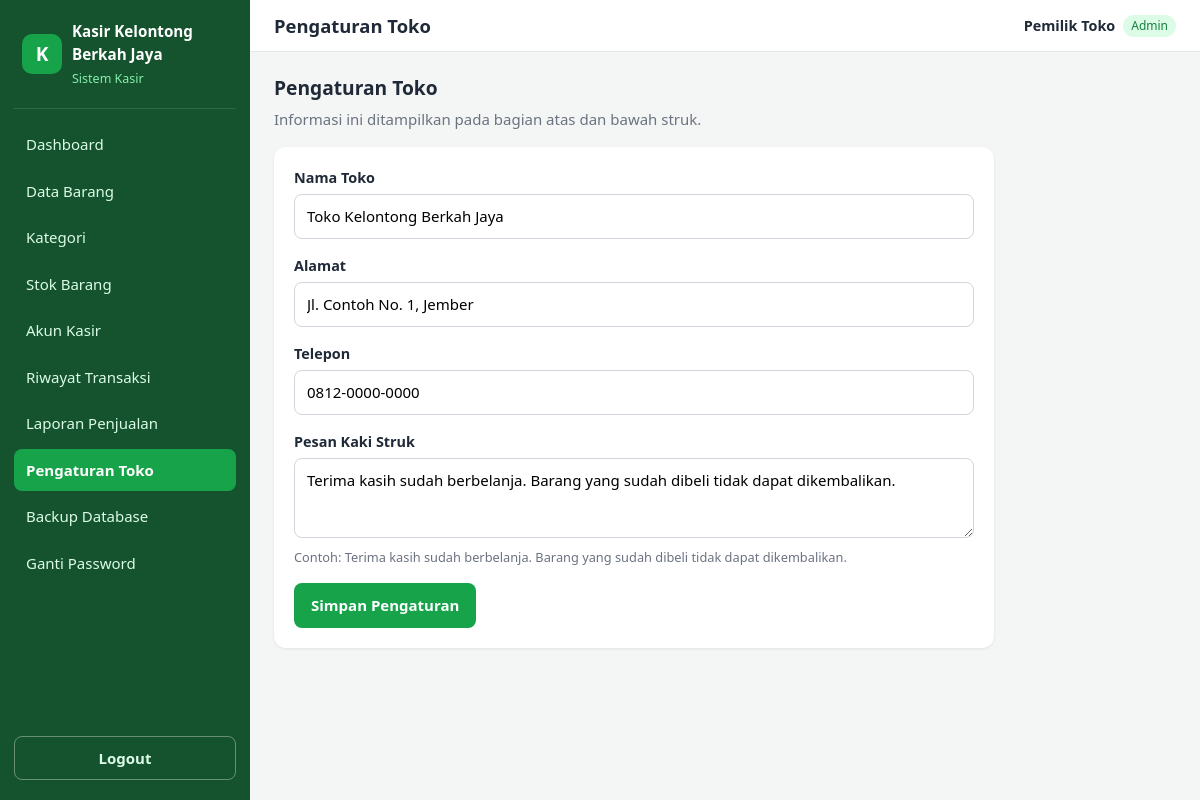
The app's page /admin/pengaturan.php (signed in) with its own data.
### tables this page shows
CREATE TABLE users (
    id INT UNSIGNED NOT NULL AUTO_INCREMENT,
    username VARCHAR(50) NOT NULL,
    password VARCHAR(255) NOT NULL,  
    nama_lengkap VARCHAR(100) NOT NULL,
    role ENUM('admin', 'kasir') NOT NULL DEFAULT 'kasir',
    is_active TINYINT(1) NOT NULL DEFAULT 1,
    created_at DATETIME NOT NULL DEFAULT CURRENT_TIMESTAMP,
    updated_at DATETIME NULL ON UPDATE CURRENT_TIMESTAMP,
    PRIMARY KEY (id),
    CONSTRAINT uq_users_username UNIQUE (username)
);

CREATE TABLE store_settings (
    id TINYINT UNSIGNED NOT NULL DEFAULT 1,
    nama_toko VARCHAR(100) NOT NULL,
    alamat VARCHAR(255) NULL,
    telepon VARCHAR(30) NULL,
    pesan_struk VARCHAR(255) NULL,
    updated_at DATETIME NULL ON UPDATE CURRENT_TIMESTAMP,
    PRIMARY KEY (id),
    CONSTRAINT chk_settings_singleton CHECK (id = 1)
);

### includes/functions.php (called while the page is built, shortened)
<?php
function e(mixed $value): string
{
    return htmlspecialchars((string) $value, ENT_QUOTES | ENT_SUBSTITUTE, 'UTF-8');
}
function url(string $path = ''): string
{
    return APP_BASE_PATH . '/' . ltrim($path, '/');
}

### config/database.php (called while the page is built, shortened)
<?php
function db(): PDO
{
    static $pdo = null;
    if ($pdo instanceof PDO) {
        return $pdo;
    }
    $dsn = 'mysql:host=' . DB_HOST . ';dbname=' . DB_NAME . ';charset=' . DB_CHARSET;
    $options = [
        PDO::ATTR_ERRMODE            => PDO::ERRMODE_EXCEPTION,
        PDO::ATTR_DEFAULT_FETCH_MODE => PDO::FETCH_ASSOC,
        PDO::ATTR_EMULATE_PREPARES   => false,
    ];
    try {
        $pdo = new PDO($dsn, DB_USER, DB_PASS, $options);
    } catch (PDOException $e) {
        error_log('[DB] Koneksi gagal: ' . $e->getMessage());
        http_response_code(500);
        exit('Koneksi database gagal. Pastikan MySQL di Laragon sudah berjalan dan pengaturan di config/database.php sudah benar.');
    }
    return $pdo;
}

### includes/auth.php (called while the page is built, shortened)
<?php
function current_user(): ?array
{
    static $cache = null;
    if ($cache !== null) {
        return $cache;
    }
    $id = $_SESSION['user_id'] ?? null;
    $stmt = db()->prepare(
        'SELECT id, username, nama_lengkap, role, is_active
           FROM users
          WHERE id = ?
          LIMIT 1'
    );
    $stmt->execute([(int) $id]);
    $row = $stmt->fetch();
    $cache = $row;
    return $cache;
}
function is_logged_in(): bool
{
    return current_user() !== null;
}
function require_login(): void
{
    if (!is_logged_in()) {
        $expired = !empty($_SESSION['session_expired']);
        unset($_SESSION['session_expired']);
        set_flash('info', $expired
            ? 'Sesi Anda berakhir karena tidak ada aktivitas. Silakan login kembali.'
            : 'Silakan login terlebih dahulu.');
        redirect('auth/login.php');
    }
}
function require_role(string ...$roles): void
{
    require_login();
}

### admin/pengaturan.php (the view, shortened to what this page needs)
<?php
require_role(ROLE_ADMIN);
$pageTitle  = 'Pengaturan Toko';
$pdo    = db();
$stmt = $pdo->query('SELECT nama_toko, alamat, telepon, pesan_struk FROM store_settings WHERE id = 1 LIMIT 1');
$toko = $stmt->fetch() ?: ['nama_toko' => '', 'alamat' => '', 'telepon' => '', 'pesan_struk' => ''];
require __DIR__ . '/../includes/header.php';
?>
<div class="page-header">
    <div>
        <h2>Pengaturan Toko</h2>
        <p class="muted">Informasi ini ditampilkan pada bagian atas dan bawah struk.</p>
    </div>
</div>
<form method="post" action="<?= e(url('admin/pengaturan.php')) ?>" class="card" style="max-width:720px;">
    <div class="form-group">
        <label for="nama_toko">Nama Toko</label>
        <input type="text" id="nama_toko" name="nama_toko" maxlength="100" required
               value="<?= e($toko['nama_toko']) ?>">
    </div>
    <div class="form-group">
        <label for="alamat">Alamat</label>
        <input type="text" id="alamat" name="alamat" maxlength="255"
               value="<?= e($toko['alamat'] ?? '') ?>">
    </div>
    <div class="form-group">
        <label for="telepon">Telepon</label>
        <input type="text" id="telepon" name="telepon" maxlength="30"
               value="<?= e($toko['telepon'] ?? '') ?>" placeholder="contoh: 0812-0000-0000">
    </div>
    <div class="form-group">
        <label for="pesan_struk">Pesan Kaki Struk</label>
        <textarea id="pesan_struk" name="pesan_struk" maxlength="255"><?= e($toko['pesan_struk'] ?? '') ?></textarea>
        <div class="hint">Contoh: Terima kasih sudah berbelanja. Barang yang sudah dibeli tidak dapat dikembalikan.</div>
    </div>
    <div class="form-actions">
        <button type="submit" class="btn btn-primary">Simpan Pengaturan</button>
    </div>
</form>
<?php require __DIR__ . '/../includes/footer.php'; ?>

### includes/header.php (shortened to what this page needs)
<?php
$pageTitle  = $pageTitle ?? APP_NAME;
$user = current_user();
?>
<!DOCTYPE html>
<html lang="id">
<head>
    <link rel="stylesheet" href="<?= e(url('assets/css/style.css')) ?>">
</head>
<body>
<div class="app-layout">
    <?php require __DIR__ . '/sidebar.php'; ?>
    <div class="main-wrapper">
        <header class="topbar">
            <h1 class="topbar-title"><?= e($pageTitle) ?></h1>
            <div class="user-badge">
                <strong><?= e($user['nama_lengkap']) ?></strong>
                <span class="role-tag role-<?= e($user['role']) ?>"><?= e(ucfirst($user['role'])) ?></span>
            </div>
        </header>
        <main class="content">

### assets/css/style.css (style rules this page uses)
:root { --primary: #16a34a; --primary-dark: #15803d; --sidebar-bg: #14532d; --bg: #f3f6f4; --card: #ffffff; --text: #1f2937; --muted: #6b7280; --border: #e5e7eb; --danger: #dc2626; --warning: #d97706; --info: #2563eb; --radius: 12px; --shadow: 0 1px 3px rgba(0, 0, 0, .08); }
* { box-sizing: border-box; }
body { margin: 0; font-family: system-ui, -apple-system, "Segoe UI", Roboto, sans-serif; background: var(--bg); color: var(--text); font-size: 15px; line-height: 1.5; }
h1, h2, h3 { margin: 0 0 .5rem; line-height: 1.25; }
h1 { font-size: 1.4rem; }
h2 { font-size: 1.2rem; }
.muted { color: var(--muted); }
.app-layout { display: flex; min-height: 100vh; }
.main-wrapper { margin-left: 250px; flex: 1; min-width: 0; }
.topbar { background: var(--card); border-bottom: 1px solid var(--border); padding: 14px 24px; display: flex; align-items: center; gap: 14px; position: sticky; top: 0; z-index: 30; }
.topbar-title { flex: 1; margin: 0; font-size: 1.15rem; }
.user-badge { display: flex; align-items: center; gap: 8px; font-size: .9rem; }
.role-tag { font-size: .75rem; padding: 2px 8px; border-radius: 999px; background: #dcfce7; color: var(--primary-dark); }
.content { padding: 24px; }
.card { background: var(--card); border-radius: var(--radius); box-shadow: var(--shadow); padding: 20px; margin-bottom: 20px; }
.form-group { margin-bottom: 16px; }
.form-group label { display: block; font-weight: 600; margin-bottom: 6px; font-size: .9rem; }
input, select, textarea { width: 100%; padding: 10px 12px; border: 1px solid #d1d5db; border-radius: 8px; font: inherit; background: #fff; }
.btn { display: inline-flex; align-items: center; justify-content: center; gap: 6px; padding: 10px 16px; border-radius: 8px; border: 1px solid transparent; font: inherit; font-weight: 600; cursor: pointer; text-decoration: none; transition: background .15s, opacity .15s; }
.btn-primary { background: var(--primary); color: #fff; }
.page-header { display: flex; align-items: center; justify-content: space-between; gap: 12px; flex-wrap: wrap; margin-bottom: 16px; }
.page-header p { margin: 0; }
.form-actions { display: flex; gap: 10px; flex-wrap: wrap; margin-top: 8px; }
.hint { font-size: .8rem; color: var(--muted); margin-top: 4px; }
textarea { width: 100%; padding: 10px 12px; border: 1px solid #d1d5db; border-radius: 8px; font: inherit; background: #fff; min-height: 80px; resize: vertical; }

### records on screen
users: nama_lengkap "Pemilik Toko", role "Admin"
store_settings: nama_toko "Toko Kelontong Berkah Jaya", alamat "Jl. Contoh No. 1, Jember", telepon "0812-0000-0000", pesan_struk "Terima kasih sudah berbelanja. Barang yang sudah dibeli tidak dapat dikembalikan."

### other values on screen
APP_NAME "Kasir Kelontong Berkah Jaya"
$label "Dashboard"
$label "Data Barang"
$label "Kategori"
$label "Stok Barang"
$label "Akun Kasir"
$label "Riwayat Transaksi"
$label "Laporan Penjualan"
$label "Pengaturan Toko"
$label "Backup Database"
$pageTitle "Pengaturan Toko"
